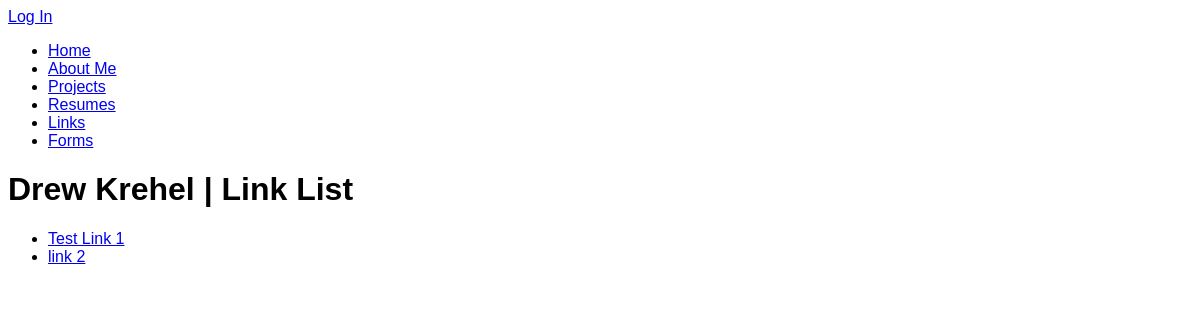
The page /drewkrehel/links/ on the database as committed earlier.
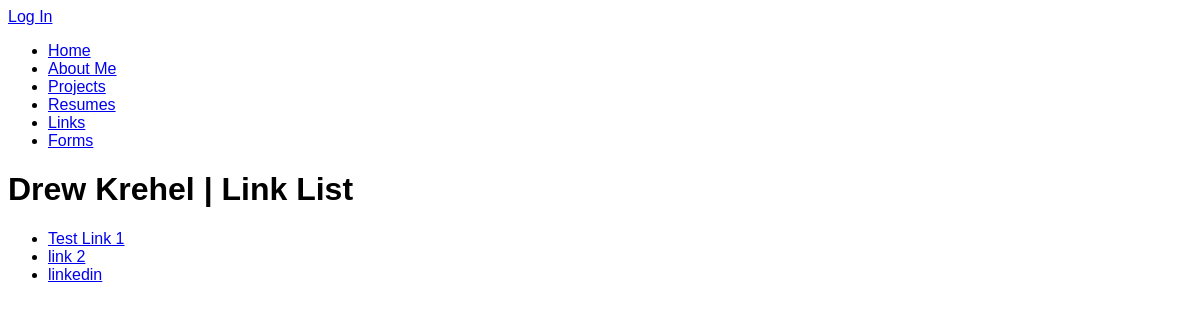
The same page on the database as committed later.
### builder/models.py (models this page shows)
class Link(models.Model):
    user = models.ForeignKey(
        User,
        on_delete=models.CASCADE
    )
    display_name = models.CharField(
        max_length=200,
        help_text="Enter the name of your link"
    )
    link_url = models.URLField(
        help_text="Enter the URL for your link"
    )
    is_social = models.BooleanField(
        default=False,
        help_text="Display this link in the homepage social icon banner"
    )
    link_image = models.ImageField(
        upload_to='link_images/',
        blank=True,
        help_text="Upload a link icon or image"
    )

### builder/views.py (the view)
# urls.py: path("<str:username>/links/", views.links, name="links"),
def links(request, username):
    links = Link.objects.filter(user__username=username)
    profile = Profile.objects.get(user__username=username)
    context = {
        "links": links,
        "profile": profile,
    }
    return render(request, "links.html", context=context)

### builder/templates/links.html (shortened to what this page needs)
{% extends "base.html" %}
{% block content %}
    <h1>{{ profile.display_name }} | Link List</h1>
    {% if links %}
    <ul>
        {% for link in links %}
        <li>
            <a href="{{ link.link_url }}">{{ link.display_name }}</a>
        </li>
        {% endfor %}
    </ul>
    {% endif %}
{% endblock %}

Rows that differ between the two databases and show on the page:
added Link: display_name "linkedin"
